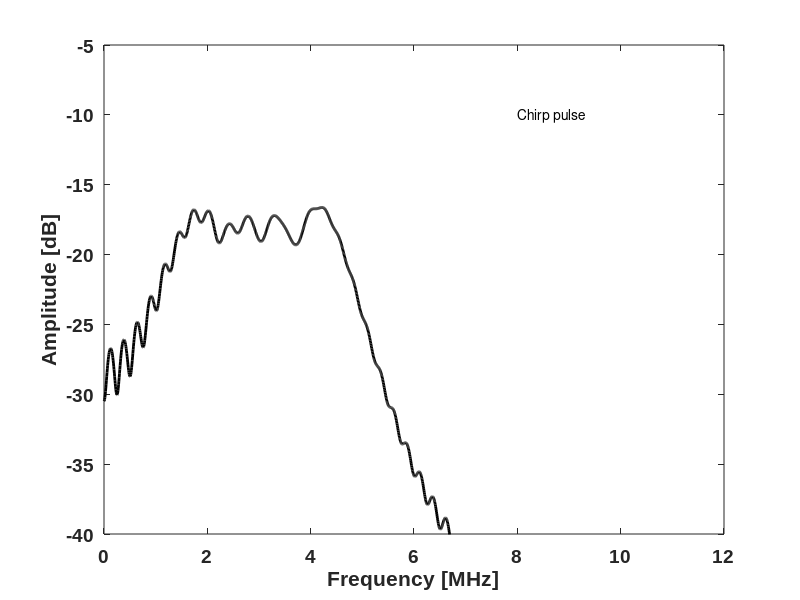

Write MATLAB code to recreate this figure.
%----------------------------------------------------------------
% This code can be used to generate Figure 2.19 and Figure 2.20
%----------------------------------------------------------------
clear all
close all

fo=1e6;  % choose base frequency
t=0:1e-9:4e-6; tt=0:1e-9:17e-6;  % choose time vector
k=1.0e12;  % choose chirp rate
sinep=sin(2*pi*fo*t);sinep(12001:16001)=sinep; % form CW pulse
sinep(17001)=0;
m=sin(2*pi*(fo+k*t/2).*t); % form LFM pulse
m(12001:16001)=m; m(17001)=0;

%---Figure 2.19(a)------------------------------------------------
plot(tt*1e6,sinep,'k','LineWidth',2);
set(gca,'FontName', 'Arial', 'FontSize',14,'FontWeight','Bold');
xlabel('Time [\mus]'); ylabel('Amplitude [V]'); 
axis([0 17 -1.1 1.1])

%---Figure 2.19(b)------------------------------------------------
plot(tt*1e6,m,'k','LineWidth',2);
set(gca,'FontName', 'Arial', 'FontSize',14,'FontWeight','Bold');
xlabel('Time [\mus]'); ylabel('Amplitude [V]'); 
axis([0 17 -1.1 1.1])

%  Frequency domain equivalent
df=1/170e-6; % frequency resolution
f=0:df:df*170000; % set frequency vector
sinep=sin(2*pi*fo*t);sinep(170001)=0;
m=sin(2*pi*(fo+k*t/2).*t); m(170001)=0;

fsinep=fft(sinep)/length(t); % spectrum of CW pulse
fm=fft(m)/length(t);% spectrum of LFM pulse

%---Figure 2.20(a)------------------------------------------------
plot(f(1:2000)/1e6,20*log10(abs(fsinep(1:2000))),'k','LineWidth',2);
set(gca,'FontName', 'Arial', 'FontSize',14,'FontWeight','Bold');
xlabel('Frequency [MHz]'); ylabel('Amplitude [dB]'); 
text(8,-10,'Single tone pulse')
axis([0 12 -40 -5])

%---Figure 2.20(b)------------------------------------------------
plot(f(1:2000)/1e6,20*log10(abs(fm(1:2000))),'k','LineWidth',2);
set(gca,'FontName', 'Arial', 'FontSize',14,'FontWeight','Bold');
xlabel('Frequency [MHz]'); ylabel('Amplitude [dB]'); 
text(8,-10,'Chirp pulse')
axis([0 12 -40 -5])
